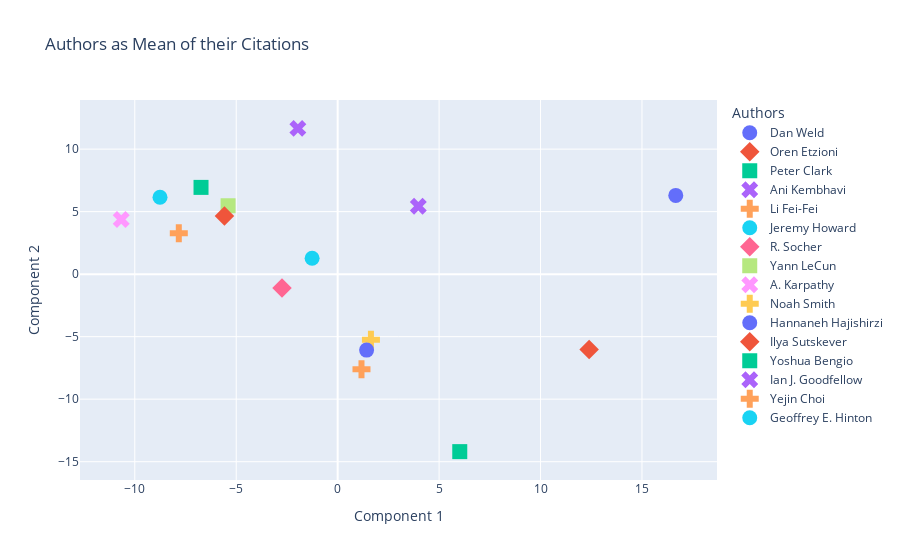

Notebook code for this chart:
### Code cell
mean_reduced_embs = []
authors = list(author_paper_idx.keys())
for aname in authors:
    x=reduced_df[reduced_df["Cited By"]==aname]["Component 1"].mean()
    y=reduced_df[reduced_df["Cited By"]==aname]["Component 2"].mean()
    mean_reduced_embs.append((x,y))
    
fig=px.scatter(x=[c[0] for c in mean_reduced_embs], y=[c[1] for c in mean_reduced_embs], 
               labels= {"x": "Component 1", "y": "Component 2", "color": "Authors", "symbol": "Authors"},
               color=authors, symbol=authors, title="Authors as Mean of their Citations",)
fig.update_traces(marker={'size': 15})
fig.show("png")
fig.show()

### Figure 1 — Plotly figure (JSON) as saved in the notebook; plotly's stock layout.template omitted (floating-point values rounded to 4 significant figures)
{"data": [{"hovertemplate": "Authors=Dan Weld<br>Component 1=%{x}<br>Component 2=%{y}<extra></extra>", "legendgroup": "Dan Weld", "marker": {"color": "#636efa", "size": 15, "symbol": "circle"}, "mode": "markers", "name": "Dan Weld", "orientation": "v", "showlegend": true, "type": "scatter", "x": [16.67], "xaxis": "x", "y": [6.298], "yaxis": "y"}, {"hovertemplate": "Authors=Oren Etzioni<br>Component 1=%{x}<br>Component 2=%{y}<extra></extra>", "legendgroup": "Oren Etzioni", "marker": {"color": "#EF553B", "size": 15, "symbol": "diamond"}, "mode": "markers", "name": "Oren Etzioni", "orientation": "v", "showlegend": true, "type": "scatter", "x": [12.39], "xaxis": "x", "y": [-6.028], "yaxis": "y"}, {"hovertemplate": "Authors=Peter Clark<br>Component 1=%{x}<br>Component 2=%{y}<extra></extra>", "legendgroup": "Peter Clark", "marker": {"color": "#00cc96", "size": 15, "symbol": "square"}, "mode": "markers", "name": "Peter Clark", "orientation": "v", "showlegend": true, "type": "scatter", "x": [6.019], "xaxis": "x", "y": [-14.2], "yaxis": "y"}, {"hovertemplate": "Authors=Ani Kembhavi<br>Component 1=%{x}<br>Component 2=%{y}<extra></extra>", "legendgroup": "Ani Kembhavi", "marker": {"color": "#ab63fa", "size": 15, "symbol": "x"}, "mode": "markers", "name": "Ani Kembhavi", "orientation": "v", "showlegend": true, "type": "scatter", "x": [3.975], "xaxis": "x", "y": [5.433], "yaxis": "y"}, {"hovertemplate": "Authors=Li Fei-Fei<br>Component 1=%{x}<br>Component 2=%{y}<extra></extra>", "legendgroup": "Li Fei-Fei", "marker": {"color": "#FFA15A", "size": 15, "symbol": "cross"}, "mode": "markers", "name": "Li Fei-Fei", "orientation": "v", "showlegend": true, "type": "scatter", "x": [-7.831], "xaxis": "x", "y": [3.264], "yaxis": "y"}, {"hovertemplate": "Authors=Jeremy Howard<br>Component 1=%{x}<br>Component 2=%{y}<extra></extra>", "legendgroup": "Jeremy Howard", "marker": {"color": "#19d3f3", "size": 15, "symbol": "circle"}, "mode": "markers", "name": "Jeremy Howard", "orientation": "v", "showlegend": true, "type": "scatter", "x": [-1.26], "xaxis": "x", "y": [1.268], "yaxis": "y"}, {"hovertemplate": "Authors=R. Socher<br>Component 1=%{x}<br>Component 2=%{y}<extra></extra>", "legendgroup": "R. Socher", "marker": {"color": "#FF6692", "size": 15, "symbol": "diamond"}, "mode": "markers", "name": "R. Socher", "orientation": "v", "showlegend": true, "type": "scatter", "x": [-2.743], "xaxis": "x", "y": [-1.11], "yaxis": "y"}, {"hovertemplate": "Authors=Yann LeCun<br>Component 1=%{x}<br>Component 2=%{y}<extra></extra>", "legendgroup": "Yann LeCun", "marker": {"color": "#B6E880", "size": 15, "symbol": "square"}, "mode": "markers", "name": "Yann LeCun", "orientation": "v", "showlegend": true, "type": "scatter", "x": [-5.401], "xaxis": "x", "y": [5.471], "yaxis": "y"}, {"hovertemplate": "Authors=A. Karpathy<br>Component 1=%{x}<br>Component 2=%{y}<extra></extra>", "legendgroup": "A. Karpathy", "marker": {"color": "#FF97FF", "size": 15, "symbol": "x"}, "mode": "markers", "name": "A. Karpathy", "orientation": "v", "showlegend": true, "type": "scatter", "x": [-10.67], "xaxis": "x", "y": [4.364], "yaxis": "y"}, {"hovertemplate": "Authors=Noah Smith<br>Component 1=%{x}<br>Component 2=%{y}<extra></extra>", "legendgroup": "Noah Smith", "marker": {"color": "#FECB52", "size": 15, "symbol": "cross"}, "mode": "markers", "name": "Noah Smith", "orientation": "v", "showlegend": true, "type": "scatter", "x": [1.64], "xaxis": "x", "y": [-5.245], "yaxis": "y"}, {"hovertemplate": "Authors=Hannaneh Hajishirzi<br>Component 1=%{x}<br>Component 2=%{y}<extra></extra>", "legendgroup": "Hannaneh Hajishirzi", "marker": {"color": "#636efa", "size": 15, "symbol": "circle"}, "mode": "markers", "name": "Hannaneh Hajishirzi", "orientation": "v", "showlegend": true, "type": "scatter", "x": [1.426], "xaxis": "x", "y": [-6.074], "yaxis": "y"}, {"hovertemplate": "Authors=Ilya Sutskever<br>Component 1=%{x}<br>Component 2=%{y}<extra></extra>", "legendgroup": "Ilya Sutskever", "marker": {"color": "#EF553B", "size": 15, "symbol": "diamond"}, "mode": "markers", "name": "Ilya Sutskever", "orientation": "v", "showlegend": true, "type": "scatter", "x": [-5.581], "xaxis": "x", "y": [4.656], "yaxis": "y"}, {"hovertemplate": "Authors=Yoshua Bengio<br>Component 1=%{x}<br>Component 2=%{y}<extra></extra>", "legendgroup": "Yoshua Bengio", "marker": {"color": "#00cc96", "size": 15, "symbol": "square"}, "mode": "markers", "name": "Yoshua Bengio", "orientation": "v", "showlegend": true, "type": "scatter", "x": [-6.735], "xaxis": "x", "y": [6.94], "yaxis": "y"}, {"hovertemplate": "Authors=Ian J. Goodfellow<br>Component 1=%{x}<br>Component 2=%{y}<extra></extra>", "legendgroup": "Ian J. Goodfellow", "marker": {"color": "#ab63fa", "size": 15, "symbol": "x"}, "mode": "markers", "name": "Ian J. Goodfellow", "orientation": "v", "showlegend": true, "type": "scatter", "x": [-1.962], "xaxis": "x", "y": [11.66], "yaxis": "y"}, {"hovertemplate": "Authors=Yejin Choi<br>Component 1=%{x}<br>Component 2=%{y}<extra></extra>", "legendgroup": "Yejin Choi", "marker": {"color": "#FFA15A", "size": 15, "symbol": "cross"}, "mode": "markers", "name": "Yejin Choi", "orientation": "v", "showlegend": true, "type": "scatter", "x": [1.174], "xaxis": "x", "y": [-7.609], "yaxis": "y"}, {"hovertemplate": "Authors=Geoffrey E. Hinton<br>Component 1=%{x}<br>Component 2=%{y}<extra></extra>", "legendgroup": "Geoffrey E. Hinton", "marker": {"color": "#19d3f3", "size": 15, "symbol": "circle"}, "mode": "markers", "name": "Geoffrey E. Hinton", "orientation": "v", "showlegend": true, "type": "scatter", "x": [-8.758], "xaxis": "x", "y": [6.148], "yaxis": "y"}], "layout": {"legend": {"title": {"text": "Authors"}, "tracegroupgap": 0}, "title": {"text": "Authors as Mean of their Citations"}, "xaxis": {"anchor": "y", "domain": [0, 1], "title": {"text": "Component 1"}}, "yaxis": {"anchor": "x", "domain": [0, 1], "title": {"text": "Component 2"}}}}
